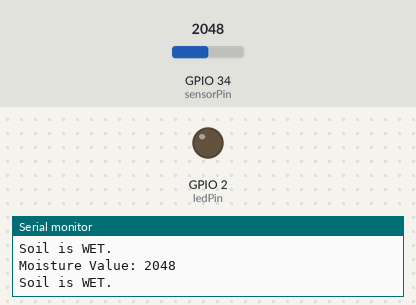
Bench run of a sketch on a simulated ESP32. Shown: output pins drawn as LEDs (lit = HIGH), the last lines printed to the serial monitor. Inputs (shaded band) come from the test bench; at power-on: GPIO 34 (sensorPin) = 2048.

Above: at 2.8 s.
2.9 s: GPIO 34 (sensorPin) set to 2447
5.6 s: GPIO 34 (sensorPin) set to 2538
At 6.3 s:
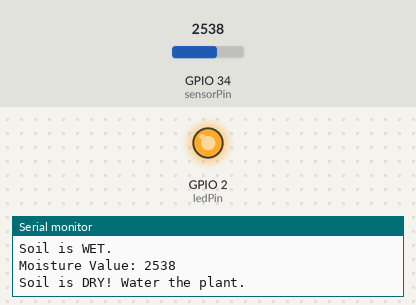
8.3 s: GPIO 34 (sensorPin) set to 2460
At 10.6 s:
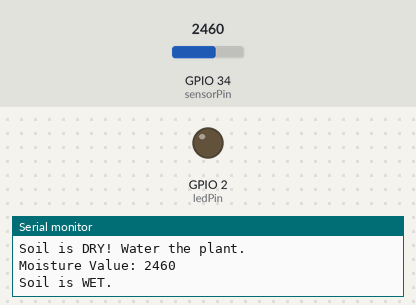
11.5 s: GPIO 34 (sensorPin) set to 2540
At 13.3 s:
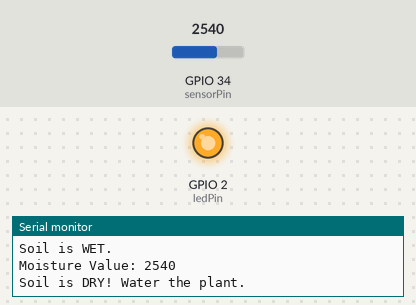
Timing chart, 0 to 14.8 s (numbered marks = the images above; inputs shaded):
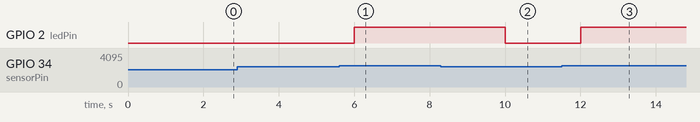

The sketch:

plant_watering.ino
```cpp
const int sensorPin = 34;    // Soil moisture analog pin
const int ledPin = 2;        // Built-in LED or external LED

void setup() {
  Serial.begin(115200);

  pinMode(ledPin, OUTPUT);
}

void loop() {

  int moisture = analogRead(sensorPin);

  Serial.print("Moisture Value: ");
  Serial.println(moisture);

  // Adjust this value after testing your sensor
  if (moisture > 2500) {
    digitalWrite(ledPin, HIGH);
    Serial.println("Soil is DRY! Water the plant.");
  }
  else {
    digitalWrite(ledPin, LOW);
    Serial.println("Soil is WET.");
  }

  delay(2000);
}
```

Measured:
- the behaviour switches between 2500 and 2501 on GPIO 34 (sensorPin) (found by bisection; images 0 and 1)
- after the input at 5.6 s, GPIO 2 (ledPin): LOW → HIGH after 0.40 s
- after the input at 8.3 s, GPIO 2 (ledPin): HIGH → LOW after 1.7 s
- after the input at 11.5 s, GPIO 2 (ledPin): LOW → HIGH after 0.50 s
